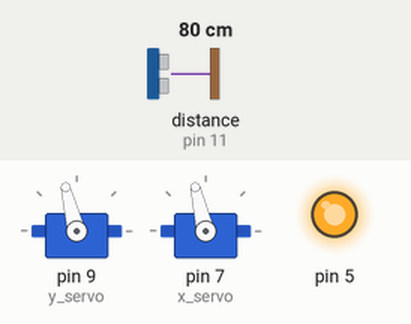
The sketch below on a simulated Arduino Uno, built with avr-gcc and run on an emulated ATmega328P. On the bench: 2 × servo, output pins drawn as LEDs (lit = HIGH). The inputs (shaded band) are chosen by the test bench; at power-on: distance to the obstacle (sensor on pin 11) 80 cm. The echo pulse lasts 58.3 µs per cm; random numbers use the default seed unless the sketch sets one.

Above: at 2.2 s.
2.3 s: distance to the obstacle (sensor on pin 11) set to 9 cm
At 5.3 s:
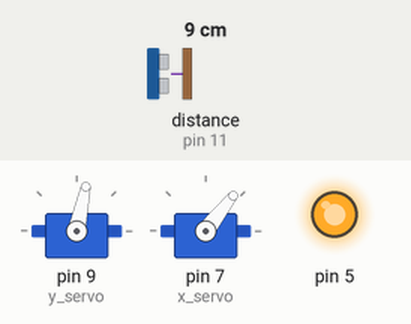
5.8 s: distance to the obstacle (sensor on pin 11) set to 6 cm
9.3 s: distance to the obstacle (sensor on pin 11) set to 18 cm
At 16.77 s:
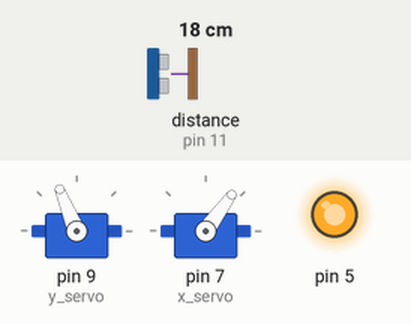
At 19.07 s:
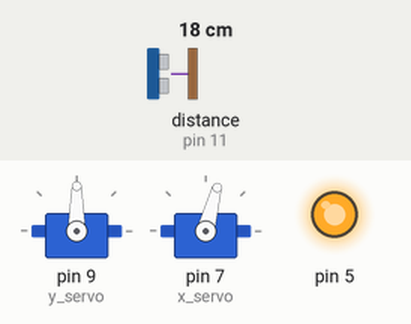
24.2 s: distance to the obstacle (sensor on pin 11) set to 2 cm
27.7 s: distance to the obstacle (sensor on pin 11) set to 35 cm
At 31.35 s:
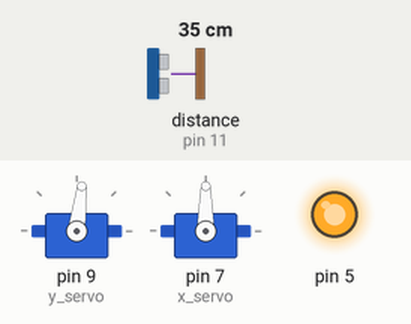
32.1 s: distance to the obstacle (sensor on pin 11) set to 4 cm
Timing chart, 0 to 36.6 s (numbered marks = the images above; inputs shaded):
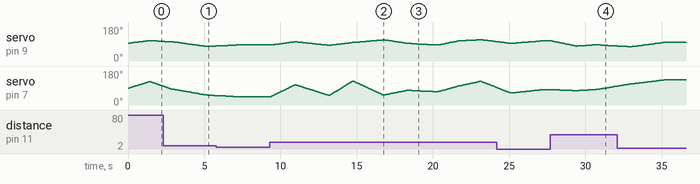

Measured:
- after the input at 27.7 s, servo on pin 7 (x_servo): 82° → 81° after 0.07 s, → 80° 0.25 s later, → 79° 0.30 s later, → 78° 0.25 s later, … (30 changes in this stretch)

The sketch:

ALCT-new.ino
```cpp
/*
Laser Tower for the CAT - LA FABRIQUE DIY
Pseudo-randomly moves a servo tower (on X and Y axis) and lights up a laser.
x_servo is attached to pin 7 and moves in the X plan
y_servo is attached to pin 9 and moves in the Y plan
Laser is on pin 5

HOW IT WORKS :
The program randomly choose a new position for the laser inside a square you can define below.
It checks the new position is different from the old one of at least "minimal_movement".
It moves the tower to the new position and stays still for a time between min_freeze and max_freeze
(this aims to reproduce the behaviour of an insect landing somewhere for a bit and then flying off,
that's the variable you need to increase if your cat is fat).
Ans starts the process over and over again.

Created 30 Sep 2016 by Lucas Berbesson
*/

//Подключаем нужные библиотеки
#include <Servo.h>
#include <NewPing.h>

 //Подключаем датчик дальности
#define PIN_TRIG 12 //пускает сигнал
#define PIN_ECHO 11 //принимает сигнал

#define MAX_DISTANCE 200 // Константа для определения максимального расстояния, которое мы будем считать корректным.

// Создаем объект, методами которого будем затем пользоваться для получения расстояния.
// В качестве параметров передаем номера пинов, к которым подключены выходы ECHO и TRIG датчика

NewPing sonar(PIN_TRIG, PIN_ECHO, MAX_DISTANCE);

/*Можем менять начальные параметры, задания игровой площади */

// X - угол в горизонтальной плоскости  [min_x, max_x] - сервопривод пин 7
// Y - угол в вертикальной плоскости [min_y, max_y] - сервопривод пин 9

float min_x = 40;
float max_x = 140;
float min_y = 70;
float max_y = 120;
int min_freeze = 800;
int max_freeze = 4000;
float minimal_movement = 5;
int testmode = 0; // uncomment for testing
/* YOU SHOULD NOT HAVE TO MODIFY THE CODE BELOW THIS LINE */

// Находим центр игровой площади
int random_delay;
float x_position = min_x + (max_x - min_x)/2;
float y_position = min_y + (max_y - min_y)/2;
float x_old_position = x_position;
float y_old_position = y_position;
float x_new_position;
float y_new_position;
float x_speed;
float y_speed;
int movement_time;

// Подключаем сервоприводы
Servo x_servo;
Servo y_servo;
int pos = 0;

void setup() {
Serial.begin(9600);
y_servo.attach(9); // Сервопривод вертикальной плоскости Y - пин 9
x_servo.attach(7); // Сервопривод вертикальной плоскости X - пин 7
pinMode (5, OUTPUT);
digitalWrite (5, HIGH); // Включаем лазер

//Центровка - начальное состояние прибора
y_servo.write(y_position);
x_servo.write(x_position);

if (testmode > 0) {
for(int i=10; i<(10); i++) {
x_servo.write(i);
Serial.print("X=");
Serial.println(i);
delay(100);
}
x_servo.write(x_position);
for(int i=10; i<(10); i++) {
y_servo.write(i);
Serial.print("Y=");
Serial.println(i);
delay(100);
}
}
}

void loop() {

unsigned int distance2=0;
unsigned int time1=0;
unsigned int time2=0;
unsigned int time3=0;
for (int i = 0;; i += 1) {
  time1 = millis();
  delay(50); //Стартовая задержка для корректной работы

  // Получаем значение от датчика расстояния и сохраняем его в переменную
  unsigned int distance1 = sonar.ping_cm();

 //Если котик поймал лазер, т.е. расстояние до объекта изменилось -> меняем положение
  if (abs(distance1-distance2)>=8) {
   delay(30);
   basic();
   time2 = millis();
  }

 if (abs(time1-time2)>60000){
 delay(30);
 basic();
 time2 = millis();
 }
}
}

void basic(){
   //Выбираем параметры для рандомного поворота
    movement_time = random(20,50);
    x_new_position = random(min_x+minimal_movement, max_x-minimal_movement);
    y_new_position = random(min_y+minimal_movement, max_y-minimal_movement);

    if( (y_new_position > y_old_position) && (abs(y_new_position - y_old_position) < 5 )) {
    y_new_position = y_new_position + minimal_movement;
    } else if ( (y_new_position < y_old_position) && (abs(y_new_position - y_old_position) < 5 )) {
    y_new_position = y_new_position - minimal_movement;
    }

    if( (x_new_position > x_old_position) && (abs(x_new_position - x_old_position) < 5 )) {
    x_new_position = x_new_position + minimal_movement;
    } else if ( (x_new_position < x_old_position) && (abs(x_new_position - x_old_position) < 5 )) {
    x_new_position = x_new_position - minimal_movement;
    }

    x_speed = (x_new_position - x_old_position)/movement_time;
    y_speed = (y_new_position - y_old_position)/movement_time;

    //Пересчитываем координаты при повороте
    for (pos = 0; pos < movement_time; pos += 1) {
    x_position = x_position + x_speed;
    y_position = y_position + y_speed;
    x_servo.write(x_position);
    y_servo.write(y_position);
    delay(50);
    }
    x_old_position = x_new_position;
    y_old_position = y_new_position;
    //Запоминаем новое расстояние до объекта, пока котик не поймал лазер
    unsigned int distance2 = sonar.ping_cm();
}
```
